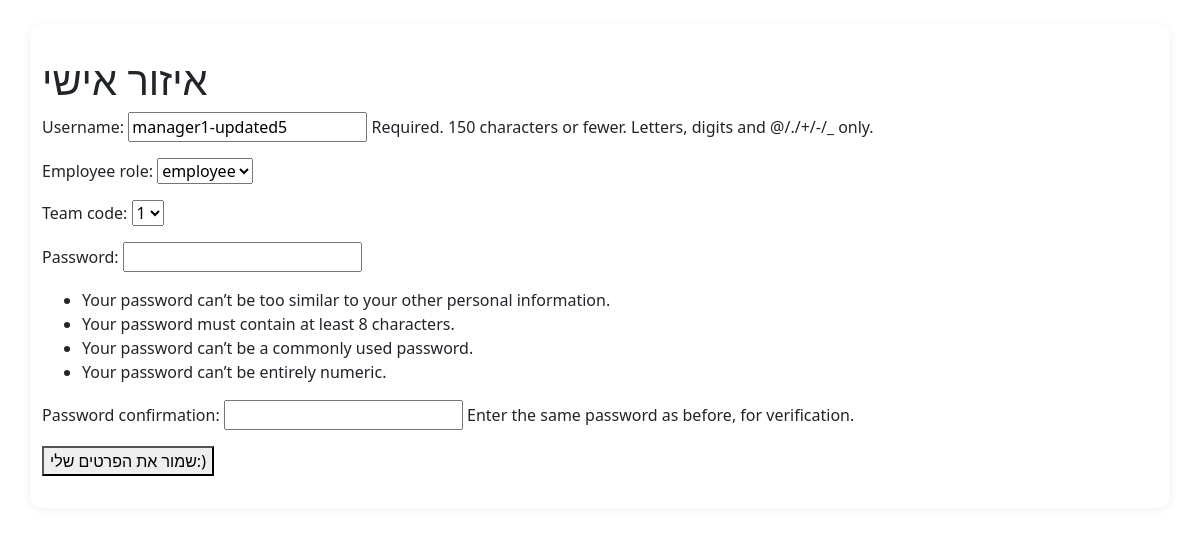
/TMApp/register (signed in), run on the app's committed database.
### TasksManagementApp/models.py (models this page shows, shortened)
class Employee(AbstractUser):
    ROLES = [
        (1, 'manager'),
        (2, 'employee'),
    ]
    employee_role = models.PositiveSmallIntegerField(choices=ROLES, default=2)
    team_code = models.ForeignKey('Team', on_delete=models.PROTECT, related_name='employees', blank=True, null=True)
    class Meta:
        db_table = 'employee'

### TasksManagementApp/views.py (the view)
# urls.py: path("register", views.register, name='register'),
def register(request):
    if request.method == 'POST':
        if request.user.is_authenticated:
            form = EmployeeCreationForm(request.POST, instance=request.user)
        else:
            form = EmployeeCreationForm(request.POST)
        if form.is_valid():
            user = form.save()
            messages.success(request, 'Profile updated successfully.')
            return redirect('login')
        else:
            messages.error(request, 'Registration failed. Please correct the errors below.')
            print("Form errors:", form.errors)
    else:
        if request.user:
            form = EmployeeCreationForm(instance=request.user)
        else:
            form = EmployeeCreationForm()
    return render(request, 'register.html', {'form': form})

### TasksManagementApp/forms.py
class EmployeeCreationForm(UserCreationForm):
    class Meta:
        model = Employee
        fields = ['username', 'employee_role', 'team_code']
    team_code= forms.ModelChoiceField(queryset=Team.objects.all(),empty_label=None)

### TasksManagementApp/models.py (called while the page is built)
    def __str__(self):
        return str(self.team_id)

### TasksManagementApp/Templates/register.html (shortened to what this page needs)
{% load static %}
<!DOCTYPE html>
<html lang="he">
<head>
    <link rel="stylesheet" href="{% static 'styles.css' %}">
    <link href="https://cdn.jsdelivr.net/npm/bootstrap@5.3.3/dist/css/bootstrap.rtl.min.css" rel="stylesheet">
    <link href="https://cdn.jsdelivr.net/npm/bootstrap-icons@1.11.3/font/bootstrap-icons.css" rel="stylesheet">
</head>
<body>
    <div class="container mt-4">
        <h1>איזור אישי</h1>
            <form method="post">
                {{form.as_p}}
                <button type="submit">שמור את הפרטים שלי:)</button>
            </form>
    </div>
</body>
</html>

### TasksManagementApp/static/styles.css (style rules this page uses)
body { background: #f4f6fa; font-family: 'Segoe UI', Arial, sans-serif; }
.container { max-width: 700px; margin: 40px auto; background: #fff; border-radius: 12px; box-shadow: 0 2px 8px #0001; padding: 32px; }

### data on the page
Employee: username "manager1-updated5", employee_role "employee", team_code "1"
